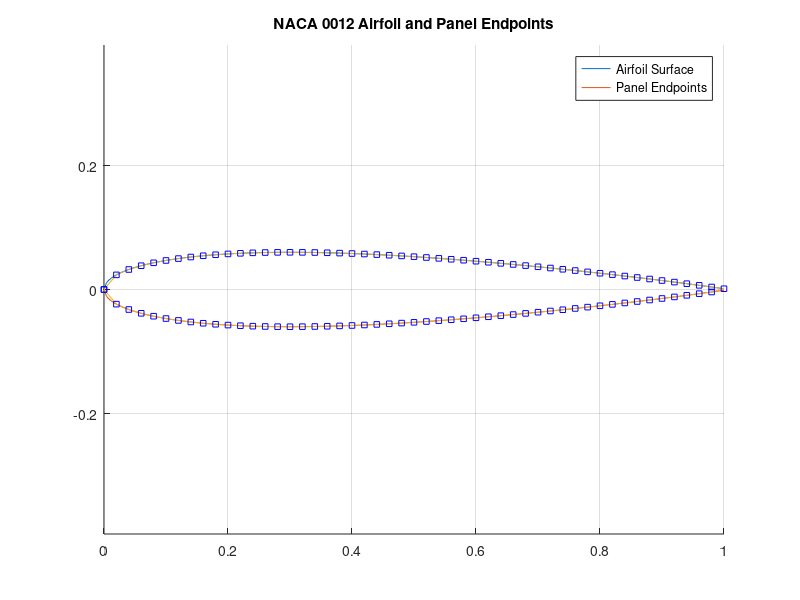
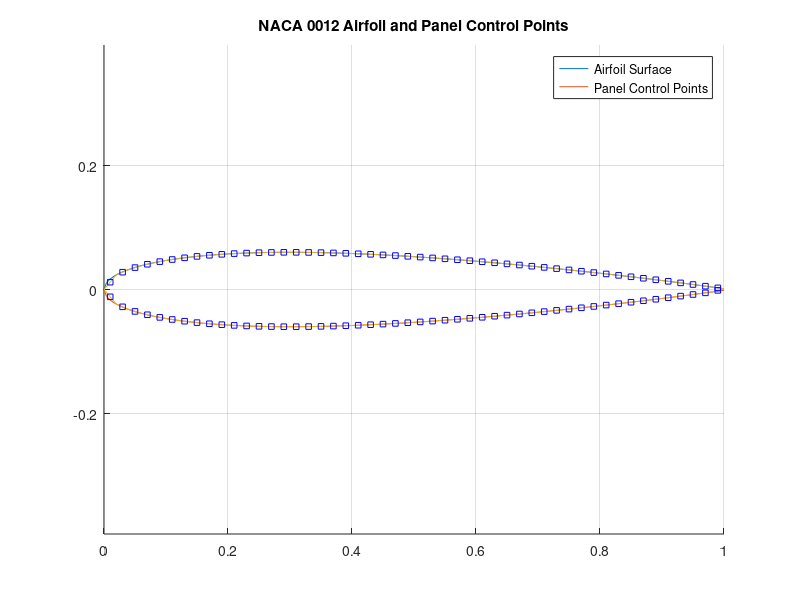
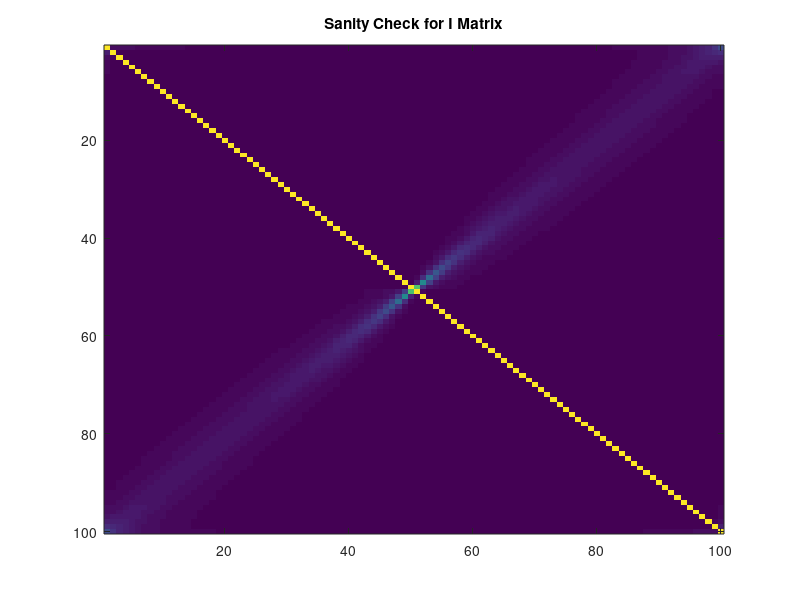
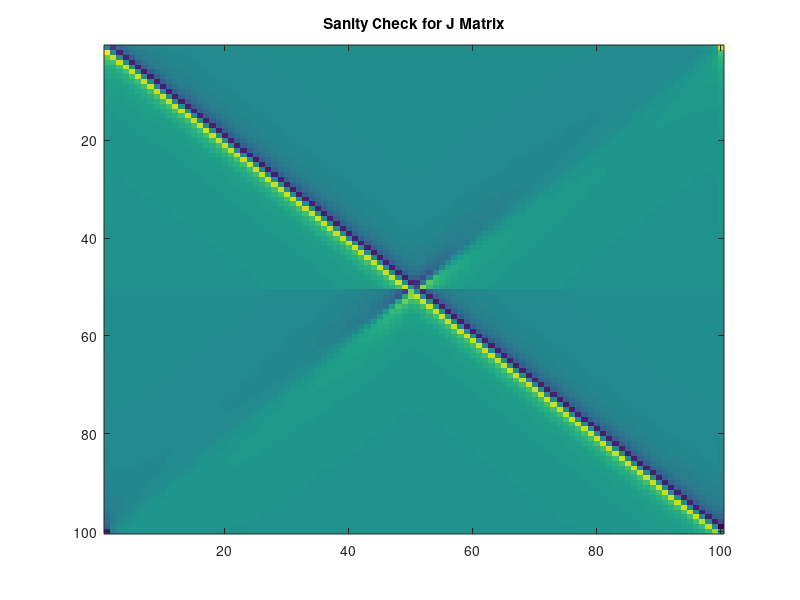

Recreate these plots in MATLAB, in order. (Note: this script raises an error after producing the figures.)
%% Zach Freyman - AEE342 Project 2
% Source Panel Method for NACA 4 Digit Airfoils

%% Initialization and Refresh
close all;
clear


%% Generating Airfoil Plot

% Primary Simulation Settings
default = {'100', '0', '1', '12'}; % 
userinput = inputdlg({'Panel Count', 'Angle of Attack', 'Freestream Velocity', 'NACA Thickness (Last two digits)'}, 'Program Inputs', 1, default);
p = str2double(userinput{1});
alpha = str2double(userinput{2})*(2*pi)/360;
V_inf = str2double(userinput{3});
thickness = (str2double(userinput{4}))/100;

x = 0:2/p:1; % This array will be used again later for panel location hence the setup using panel number
f = 5 * thickness * (0.2969 .* sqrt(x) - 0.126 .* x - 0.3516 .* x.^2 + 0.2843 .* x.^3 - 0.1015 .* x.^4);
Y = zeros(p, 1);
X = linspace(0, 1, p/2);

% Analytical Solution of Airfoil Shape (Independent of panel count)
n = 500; % Number used as sufficent to generate accurate and visually appealing airfoil shape
x1 = linspace(0, 1, n/2);
y_upper = 5 * thickness * (0.2969 .* sqrt(x1) - 0.126 .* x1 - 0.3516 .* x1.^2 + 0.2843 .* x1.^3 - 0.1015 .* x1.^4);
y_lower = -5 * thickness * (0.2969 .* sqrt(x1) - 0.126 .* x1 - 0.3516 .* x1.^2 + 0.2843 .* x1.^3 - 0.1015 .* x1.^4);

for i = 1:p + 1
    if i<= 0.5 * p + 1
        Y(i) = f(i);
        X(i) = x(i);
    else
        Y(i) = -1 .* f(p + 2 - i);
        X(i) = x(p + 2 - i);
    end
end

% Plotting Airfoil with Panel Endpoints
figure(1)
hold on
plot(x1, y_upper)
plot(x1, y_lower)
plot(X, Y)
plot(X, Y, 'bs', 'MarkerSize', 4)
grid on
axis equal
hold off
title('NACA 0012 Airfoil and Panel Endpoints')
legend('Airfoil Surface','Panel Endpoints')

%% Setting up control points and establishing panel lengths
dx = zeros(p, 1);
dy = zeros(p, 1);
Xc = zeros(p, 1);
Yc = zeros(p, 1);
Length = zeros(p, 1);
phi = zeros(p, 1);
beta = zeros(p, 1);

for i = 1:p
    dx(i) = X(i+1) - X(i);
    dy(i) = Y(i+1) - Y(i);
    Xc(i) = X(i) + 0.5 * dx(i);
    Yc(i) = Y(i) + 0.5 * dy(i);
    Length(i) = sqrt(dx(i).^2 + dy(i).^2);
    phi(i) = atan2(dy(i), dx(i));
    beta(i) = phi(i) + pi/2 - alpha;
end

% Plotting Airfoil with Panel Control Points
figure(2)
hold on
plot(x1, y_upper)
plot(x1, y_lower)
plot(X, Y)
plot(Xc, Yc, 'bs', 'MarkerSize', 4)
grid on
axis equal
hold off
title('NACA 0012 Airfoil and Panel Control Points')
legend('Airfoil Surface','Panel Control Points')

%% Creating Influence Coefficient Matrix (I)
% Setting up coefficents and Matrices
I = zeros(p);
J = zeros(p);
A = zeros(p);
B = zeros(p);
C = zeros(p);
D = zeros(p);
E = zeros(p);

for i = 1:p
    for j = 1:p
        A(i,j) = -1 * (Xc(i) - X(j)) * cos(phi(j)) - (Yc(i) - Y(j)) * sin(phi(j));
        B(i,j) = (Xc(i) - X(j))^2 + (Yc(i) - Y(j))^2;
        C(i,j) = sin(phi(i) - phi(j));
        D(i,j) = (Yc(i) - Y(j)) * cos(phi(i)) - (Xc(i) - X(j)) * sin(phi(i));
        E(i,j) = (Xc(i) - X(j)) * sin(phi(j)) - (Yc(i) - Y(j)) * cos(phi(j));
        if i == j
            I(i,j) = ((1)/(2*pi))*pi;
        else
            I(i,j) = ((1)/(2*pi))*((C(i,j)/2)*log((Length(j)^2 + 2 * A(i,j) * Length(j) + B(i,j))/(B(i,j))) + ((D(i,j) - A(i,j) * C(i,j))/(E(i,j))) * (atan((Length(j) + A(i,j))/(E(i,j))) - atan(A(i,j)/E(i,j))));
        end
    end
end

%% Solving for Source Strengths
n_velocity = -1 * V_inf * cos(beta);
t_velocity = V_inf * sin(beta);

lambda = mldivide(I, n_velocity);

%% Creating Influence Coefficient Matrix (J)

for i = 1:p
    for j = 1:p
        if i == j
            J(i,j) = 0;
        else
            J(i,j) = (D(i,j) - A(i,j) * C(i,j))/(2 * E(i,j)) * log((Length(j)^2 + 2 * A(i,j) * Length(j) + B(i,j)) / (B(i,j))) - C(i,j) * (atan((Length(j) + A(i,j)) / (E(i,j))) - atan((A(i,j))/(E(i,j))));
        end

    end
end

V_tan = J * lambda(:) * (1/(2*pi)) + t_velocity;

Cp = zeros(1,p);
for i = 1:p
    Cp(i) = 1 - ((V_tan(i) / V_inf).^2);
end

mass_flux = 0;
for i = 1:p
    mass_flux = mass_flux + lambda(i) .* Length(i); 
end

disp(mass_flux)

%% General Plotting

% Sanity Checks for Matrices
figure(3)
imagesc(I)
title('Sanity Check for I Matrix')
figure(4)
imagesc(J)
title('Sanity Check for J Matrix')

% Chord vs. Source Strength
figure(5)
subplot(2,1,1)
plot(Xc(1:p/2), lambda(1:p/2))
title('Chord vs. Source Strength (Upper Surface)')
xlabel('X/c')
ylabel('Lambda')
subplot(2,1,2)
plot(Xc(p/2 +1:p), lambda(p/2 +1:p))
title('Chord vs. Source Strength (Lower Surface)')
xlabel('X/c')
ylabel('Lambda')


% Chord vs. Coefficient of Pressure
Cpdata_x_0 = importdata('0_x.txt');
Cpdata_c_0 = importdata('0_c.txt');
Cpdata_x_10 = importdata('10_x.txt');
Cpdata_c_10 = importdata('10_c.txt');


figure(6)
hold on
plot(Xc, Cp)
if alpha == 0
    plot(Cpdata_x_0, Cpdata_c_0, 'o')
elseif alpha == 10*pi/180
    plot(Cpdata_x_10, Cpdata_c_10, 'o')
else
end

set(gca, "YDir", "reverse")
title("Chord vs. Coefficient of Pressure at angle of attack of " + alpha*(360/(2*pi)) + " degrees ")
xlabel('X/c')
ylabel('Coefficient of Pressure')
hold off

%% Streamline Plot

[x_grid, y_grid] = meshgrid(-0.1:0.01:1.1, -0.4:0.001:0.4);


u = V_inf * cos(alpha);
v = V_inf * sin(alpha);

for i = 1:p
    u = u + ((lambda(i))./(2 * pi)) .* ((x_grid - Xc(i))./((x_grid - Xc(i)).^2 + (y_grid - Yc(i)).^2)) .* Length(i);
    v = v + ((lambda(i))./(2 * pi)) .* ((y_grid - Yc(i))./((x_grid - Xc(i)).^2 + (y_grid - Yc(i)).^2)) .* Length(i);
end

figure(7)
hold on
streamslice(x_grid, y_grid, u, v, 7)
plot(x1, y_upper, 'k', 'LineWidth', 2)
plot(x1, y_lower, 'k', 'LineWidth', 2)
title("Flow Streamlines over NACA 00" + thickness*100 + " at angle of attack of " + alpha*(360/(2*pi)) + " degrees ")
xlim([-0.1, 1.1])
ylim([-0.4, 0.4])
hold off


massimbalance_plot = importdata('mass_imbalance_20.50.100.200.txt');
panel_count = [20, 50, 100, 200];
figure(8)
plot(panel_count, massimbalance_plot)
title('Mass Imbalance Versus Panel Count')
xlabel('Panel Count')
ylabel('Simulation Mass Imbalance')
